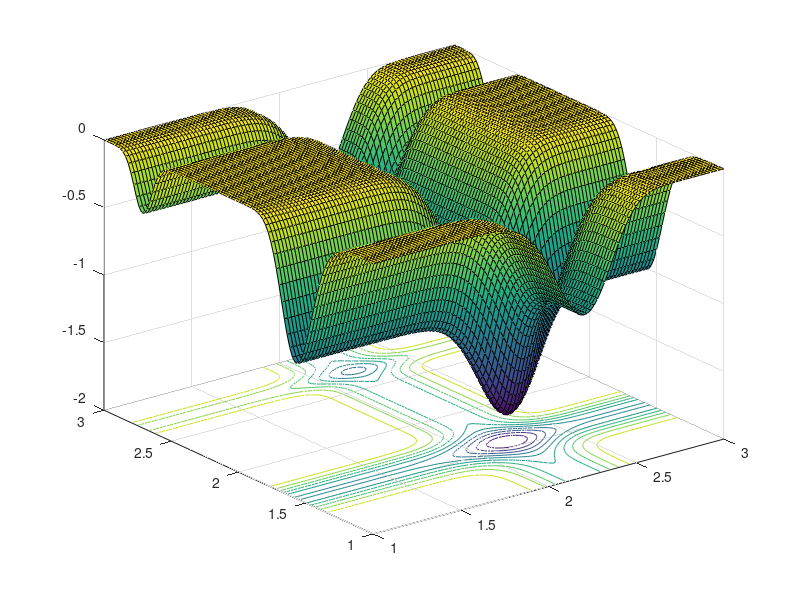
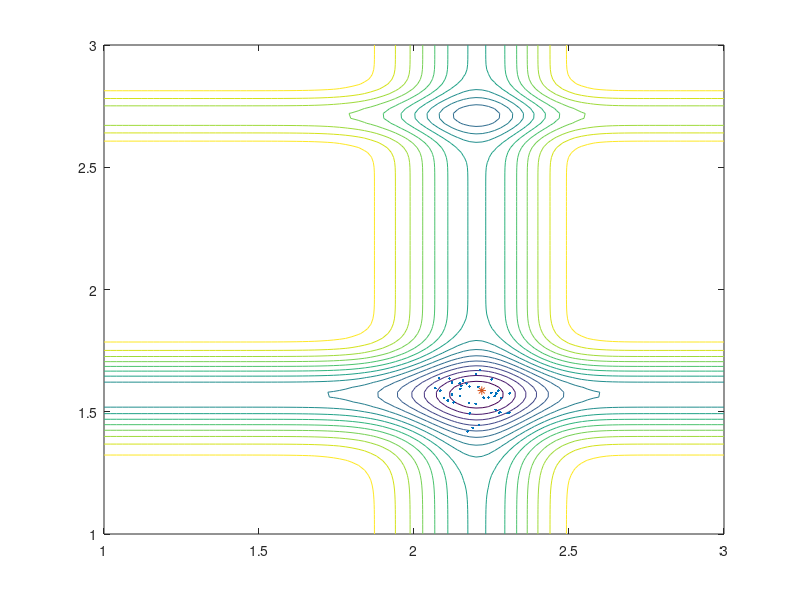

The MATLAB script that drew these images, in order:
function [best] = B3_pso(n,num_iterations)
   if nargin<2, num_iterations=20; end
   if nargin<1 n=40; end;
fstr= "-sin(x) * (sin(x^2/pi))^20-sin(y)*(sin(2*y^2/pi))^20";

f = vectorize(inline(fstr));
range=[1 3 1 3];
alpha=0.2;
beta=0.5;
ndiv=100;
dx = (range(2)-range(1))/ndiv;dy=(range(4)-range(3))/ndiv;

xgrid=range(1):dx:range(2);
ygrid=range(3):dy:range(4);

[x,y]= meshgrid(xgrid,ygrid);
z=f(x,y);
figure(1);
surfc(x,y,z);

best=zeros(num_iterations,3);
[xn,yn]=init_pso(n,range);
figure(2);

for i=1: num_iterations,
    contour(x,y,z,15); hold on;

zn=f(xn,yn);
zn_min=min(zn);
xo=min(xn(zn==zn_min));
yo=min(yn(zn==zn_min));
zo=min(zn(zn==zn_min));

plot(xn,yn,".",xo,yo,"*"); axis(range);
[xn,yn]=pso_move(xn,yn,xo,yo,alpha,beta,range);
drawnow;
hold off;
best(i,1)=xo; best(1,2)=yo;best(1,3)=zo;
end

function [xn,yn]=init_pso(n,range)
xrange=range(2)-range(1);
yrange=range(4)-range(3);
xn=rand(1,n)*xrange+range(1);
yn=rand(1,n)*yrange+range(3);

function [xn,yn] = pso_move(xn,yn,xo,yo,a,b,range)
nn=size(yn,2);
xn=xn.*(1-b)+xo.*b+a.*(rand(1,nn)-0.5);
yn=yn.*(1-b)+yo.*b+a.*(rand(1,nn)-0.5);

function [xn,yn]=findrange(xn,yn,range);

nn=length(yn);
for i=1:nn,
    if xn(i)<=range(1),xn(i)=range(1);end
    if xn(i)<=range(2),xn(i)=range(2);end
    if yn(i)<=range(3),yn(i)=range(3);end
    if yn(i)<=range(4),yn(i)=range(4);end
end

